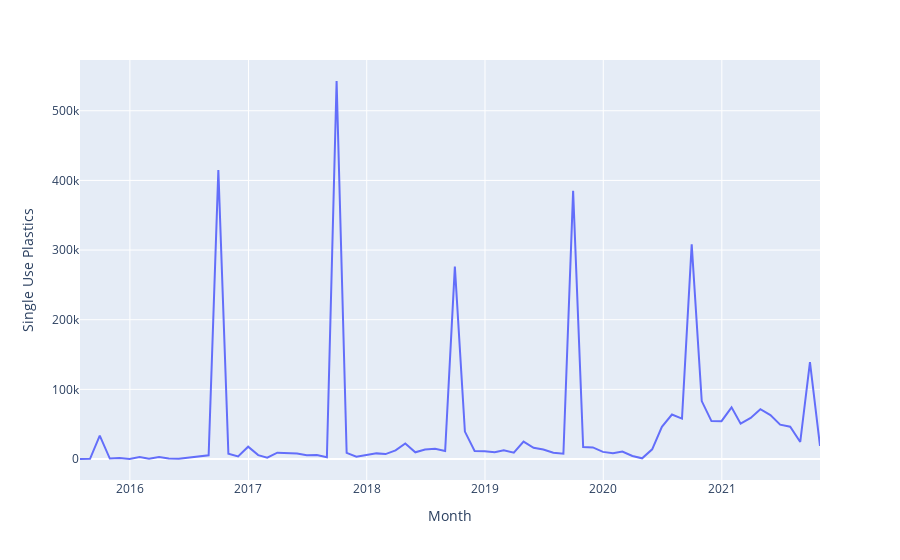

Notebook code for this chart:
### Code cell
# df2 = df.groupby('Month, Year').agg('sum')
per_month = df.set_index('Cleanup Timestamp').groupby(pd.Grouper(freq='M'))['Single Use Plastics'].sum()

x = per_month.index
y = per_month.values

df2 = pd.DataFrame({'Month': x, 'Single Use Plastics': y})

fig = px.line(df2, x='Month', y='Single Use Plastics')
fig.show()
